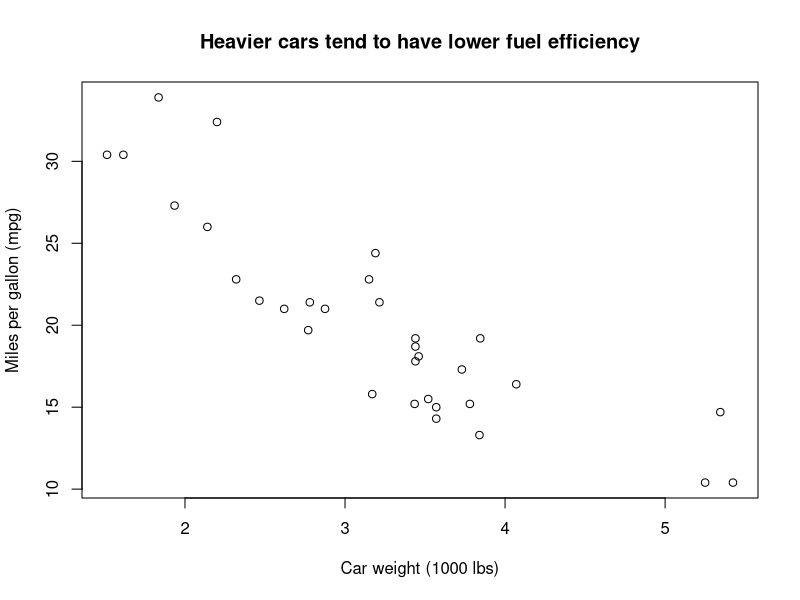

Here is the R script that generated this plot:
## ---- chunk 1
plot(mtcars$wt, mtcars$mpg,
     xlab = "Car weight (1000 lbs)",
     ylab = "Miles per gallon (mpg)",
     main = "Heavier cars tend to have lower fuel efficiency")
